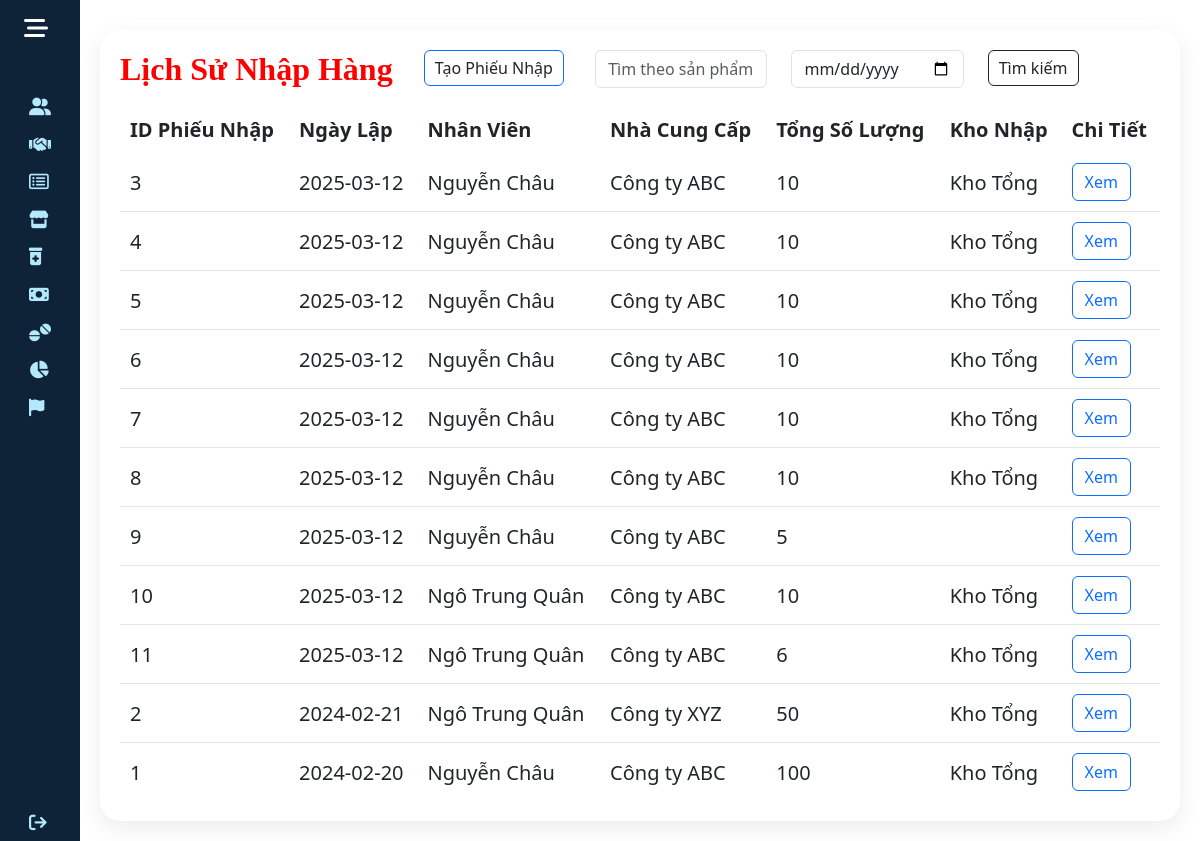
The app's page /quanly/quan_ly_nhap_xuat/lich_su_nhap.php with its own data.
### tables this page shows
CREATE TABLE `phieu_nhap` (
  `PN_ID` int(11) NOT NULL,
  `PN_NgayLap` date NOT NULL,
  `PN_GioLap` time NOT NULL,
  `PN_TongSoLuongNhap` int(11) NOT NULL,
  `PN_TongTienNhap` decimal(10,2) NOT NULL,
  `PN_TongThueVAT` decimal(10,2) NOT NULL,
  `PN_TongPN` decimal(10,2) NOT NULL,
  `NV_ID` int(11) DEFAULT NULL,
  `SP_ID` int(11) DEFAULT NULL,
  `NCC_ID` int(11) DEFAULT NULL
);

CREATE TABLE `nhan_vien` (
  `NV_ID` int(11) NOT NULL,
  `NV_HoTen` varchar(255) NOT NULL,
  `NV_GioiTinh` varchar(10) NOT NULL,
  `NV_Email` varchar(255) NOT NULL,
  `NV_SDT` varchar(20) NOT NULL,
  `TK_ID` int(11) DEFAULT NULL,
  `KHO_ID` int(11) NOT NULL
);

CREATE TABLE `nha_cung_cap` (
  `NCC_ID` int(11) NOT NULL,
  `NCC_HoTen` varchar(255) NOT NULL,
  `NCC_SDT` varchar(20) NOT NULL,
  `NCC_DiaChi` text NOT NULL,
  `NCC_Email` varchar(255) NOT NULL
);

### quanly/quan_ly_nhap_xuat/lich_su_nhap.php (the view, shortened to what this page needs)
<?php
    require_once '../blocks/head.php';
    $servername = "localhost";
    $username = "TK_TenDangNhap";
    $password = "TK_MatKhau";
    $dbname = "qlkhohang";
    $connection = new mysqli($servername, $username, $password, $dbname);
    $search = isset($_GET['search']) ? $_GET['search'] : '';
    $date_filter = isset($_GET['date_filter']) ? $_GET['date_filter'] : '';
    $sql = "SELECT
    phieu_nhap.PN_ID,
    phieu_nhap.PN_NgayLap,
    nhan_vien.NV_HoTen,
    nha_cung_cap.NCC_HoTen,
    phieu_nhap.PN_TongSoLuongNhap,
    phieu_nhap.PN_TongTienNhap,
    kho_hang.KHO_Ten,
    GROUP_CONCAT(san_pham.SP_Ten SEPARATOR ', ') AS DanhSachSanPham
    FROM phieu_nhap
    LEFT JOIN nhan_vien ON phieu_nhap.NV_ID = nhan_vien.NV_ID
    LEFT JOIN nha_cung_cap ON phieu_nhap.NCC_ID = nha_cung_cap.NCC_ID
    LEFT JOIN chi_tiet_phieu_nhap ctpn ON phieu_nhap.PN_ID = ctpn.PN_ID
    LEFT JOIN san_pham ON ctpn.SP_ID = san_pham.SP_ID
    LEFT JOIN kho_cn ON ctpn.SP_ID = kho_cn.SP_ID
    LEFT JOIN kho_hang ON kho_cn.KHO_ID = kho_hang.KHO_ID
    WHERE (phieu_nhap.PN_NgayLap LIKE '%$search%'
        OR nha_cung_cap.NCC_HoTen LIKE '%$search%'
        OR EXISTS (SELECT 1 FROM chi_tiet_phieu_nhap ctpn2
                JOIN san_pham sp ON ctpn2.SP_ID = sp.SP_ID
                WHERE ctpn2.PN_ID = phieu_nhap.PN_ID AND sp.SP_Ten LIKE '%$search%'))
    ";
    $sql .= " GROUP BY phieu_nhap.PN_ID ORDER BY phieu_nhap.PN_NgayLap DESC";
    $result = $connection->query($sql);
?>
<!DOCTYPE html>
<html>
    <body>
        <div class="wrapper">
            <?php include '../blocks/sidebar.php'; ?>
            <div class="main">
                <div class="tkad">
                    <div class="dstaikhoan">
                        <div class="tktenmuc">
                            <h2>Lịch Sử Nhập Hàng</h2>
                            <a href="nhaphang_them.php" class="btn btn-primary">Tạo Phiếu Nhập</a>
                            <form action="" method="GET" class="search-form">
                                <div class="row">
                                    <div class="col">
                                        <input type="text" name="search" class="form-control" placeholder="Tìm theo sản phẩm hoặc nhà cung cấp" value="<?php echo htmlspecialchars($search); ?>">
                                    </div>
                                    <div class="col">
                                        <input type="date" name="date_filter" class="form-control" value="<?php echo htmlspecialchars($date_filter); ?>">
                                    </div>
                                    <div class="col">
                                        <button type="submit" class="btn btn-outline-dark">Tìm kiếm</button>
                                    </div>
                                </div>
                            </form>
                        </div>
                        <table>
                        <thead>
                            <tr>
                                <td>ID Phiếu Nhập</td>
                                <td>Ngày Lập</td>
                                <td>Nhân Viên</td>
                                <td>Nhà Cung Cấp</td>
                                <td>Tổng Số Lượng</td>
                                <td>Kho Nhập</td>
                                <td>Chi Tiết</td>
                            </tr>
                        </thead>
                        <tbody>
                            <?php
                            if ($result->num_rows > 0) {
                                while ($row = $result->fetch_assoc()) {
                                    echo "
                                    <tr>
                                        <td>{$row['PN_ID']}</td>
                                        <td>{$row['PN_NgayLap']}</td>
                                        <td>{$row['NV_HoTen']}</td>
                                        <td>{$row['NCC_HoTen']}</td>
                                        <td>{$row['PN_TongSoLuongNhap']}</td>
                                        <td>{$row['KHO_Ten']}</td>
                                        <td><a href='chitiet_nhap.php?PN_ID={$row['PN_ID']}' class='btn btn-outline-primary'>Xem</a></td>
                                    </tr>
                                    ";
                                }
                            } else {
                                echo "<tr><td colspan='9'>Không có dữ liệu</td></tr>";
                            }
                            ?>
                        </tbody>
                        </table>
                    </div>
                </div>
            </div>
        </div>
    </body>
</html>

### quanly/stylead.css (style rules this page uses)
* { margin: 0; padding: 0; box-sizing: border-box; }
.tkad { position: relative; width: 100%; padding: 20px; display: grid; grid-gap: 30px; margin-top: 10px; }
.tkad .dstaikhoan { position: relative; display: grid; min-height: 500px; background: var(--white); padding: 20px; box-shadow: 0 7px 25px rgba(0, 0, 0, 0.08); border-radius: 20px; }
.tkad .tktenmuc { display: flex; justify-content: space-between; align-items: flex-start; }
.tktenmuc h2 { font-family: 'Times New Roman', Times, serif; font-weight: 600; color: red; }
.tktenmuc .btn { position: relative; padding: 5px 10px; background: var(--blue); text-decoration: none; color: var(--white); border-radius: 6px; }
.tkad table { width: 100%; border-collapse: collapse; margin-top: 10px; }
.tkad table thead td { font-weight: 600; }
.tkad .dstaikhoan table tr { color: var(--black1); border-bottom: 1px solid rgba(0, 0, 0, 0.1); }
.tkad .dstaikhoan table tr:last-child { border-bottom: none; }
.tkad .dstaikhoan table tr td { padding: 10px; font-size: 20px; }
a { text-decoration: none; }
body { font-family: 'Poppins', sans-serif; }
.wrapper { display: flex; }
.main { display: flex; flex-direction: column; min-height: 100vh; width: 100%; overflow: hidden; transition: all 0.35s ease-in-out; background-color: #fff; min-width: 0; }

### records on screen
phieu_nhap: PN_ID "3", PN_NgayLap "2025-03-12", NV_ID.NV_HoTen "Nguyễn Châu", NCC_ID.NCC_HoTen "Công ty ABC", PN_TongSoLuongNhap "10", KHO_Ten "Kho Tổng"
phieu_nhap: PN_ID "4", PN_NgayLap "2025-03-12", NV_ID.NV_HoTen "Nguyễn Châu", NCC_ID.NCC_HoTen "Công ty ABC", PN_TongSoLuongNhap "10", KHO_Ten "Kho Tổng"
phieu_nhap: PN_ID "5", PN_NgayLap "2025-03-12", NV_ID.NV_HoTen "Nguyễn Châu", NCC_ID.NCC_HoTen "Công ty ABC", PN_TongSoLuongNhap "10", KHO_Ten "Kho Tổng"
phieu_nhap: PN_ID "6", PN_NgayLap "2025-03-12", NV_ID.NV_HoTen "Nguyễn Châu", NCC_ID.NCC_HoTen "Công ty ABC", PN_TongSoLuongNhap "10", KHO_Ten "Kho Tổng"
phieu_nhap: PN_ID "7", PN_NgayLap "2025-03-12", NV_ID.NV_HoTen "Nguyễn Châu", NCC_ID.NCC_HoTen "Công ty ABC", PN_TongSoLuongNhap "10", KHO_Ten "Kho Tổng"
phieu_nhap: PN_ID "8", PN_NgayLap "2025-03-12", NV_ID.NV_HoTen "Nguyễn Châu", NCC_ID.NCC_HoTen "Công ty ABC", PN_TongSoLuongNhap "10", KHO_Ten "Kho Tổng"
phieu_nhap: PN_ID "9", PN_NgayLap "2025-03-12", NV_ID.NV_HoTen "Nguyễn Châu", NCC_ID.NCC_HoTen "Công ty ABC", PN_TongSoLuongNhap "5"
phieu_nhap: PN_ID "10", PN_NgayLap "2025-03-12", NV_ID.NV_HoTen "Ngô Trung Quân", NCC_ID.NCC_HoTen "Công ty ABC", PN_TongSoLuongNhap "10", KHO_Ten "Kho Tổng"
phieu_nhap: PN_ID "11", PN_NgayLap "2025-03-12", NV_ID.NV_HoTen "Ngô Trung Quân", NCC_ID.NCC_HoTen "Công ty ABC", PN_TongSoLuongNhap "6", KHO_Ten "Kho Tổng"
phieu_nhap: PN_ID "2", PN_NgayLap "2024-02-21", NV_ID.NV_HoTen "Ngô Trung Quân", NCC_ID.NCC_HoTen "Công ty XYZ", PN_TongSoLuongNhap "50", KHO_Ten "Kho Tổng"
phieu_nhap: PN_ID "1", PN_NgayLap "2024-02-20", NV_ID.NV_HoTen "Nguyễn Châu", NCC_ID.NCC_HoTen "Công ty ABC", PN_TongSoLuongNhap "100", KHO_Ten "Kho Tổng"
